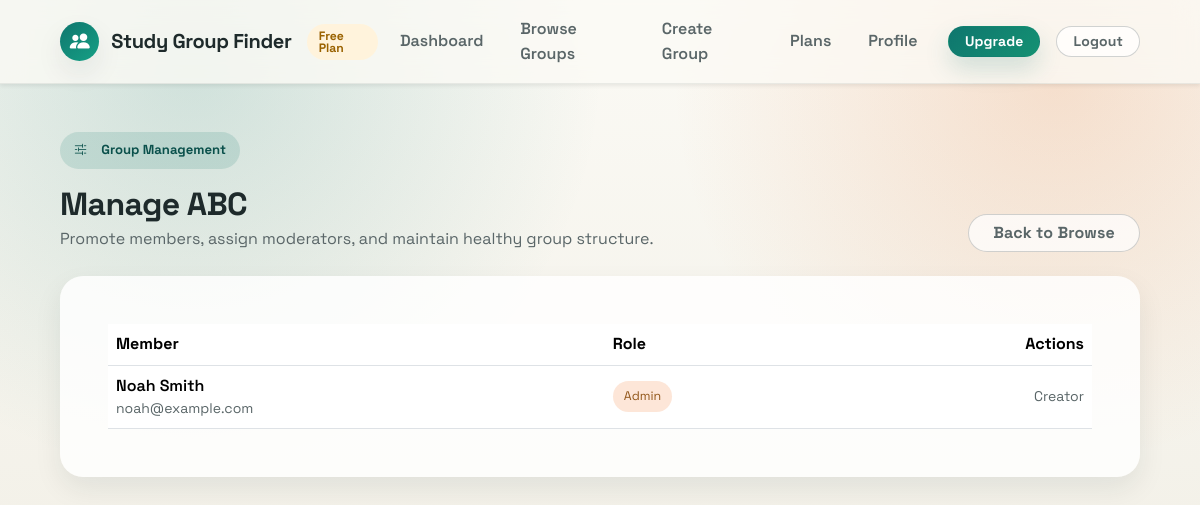
The app's page /groups/4/manage (signed in) with its own data.
### models/group.py (models this page shows, shortened)
class StudyGroup(db.Model):
    __tablename__ = "study_group"
    __table_args__ = (
        db.CheckConstraint("max_members >= 2", name="ck_study_group_max_members_min"),
        db.CheckConstraint(
            "length(trim(subject)) > 0", name="ck_study_group_subject_not_blank"
        ),
        db.Index("ix_study_group_subject", "subject"),
    )
    id = db.Column(db.Integer, primary_key=True)
    subject = db.Column(db.String(120), nullable=False)
    description = db.Column(db.Text, nullable=False)
    schedule = db.Column(db.String(255), nullable=False)
    max_members = db.Column(db.Integer, nullable=False, default=5)
    is_private = db.Column(db.Boolean, nullable=False, default=False, index=True)
    invite_token = db.Column(db.String(64), nullable=False, unique=True, default=_generate_invite_token)
    creator_id = db.Column(db.Integer, db.ForeignKey("user.id"), nullable=False)
    created_at = db.Column(db.DateTime, default=datetime.utcnow)
    creator = db.relationship("User", back_populates="created_groups")
    members = db.relationship(
        "GroupMember", back_populates="group", cascade="all, delete-orphan"
    )
    sessions = db.relationship(
        "GroupSession", back_populates="group", cascade="all, delete-orphan"
    )
    chat_messages = db.relationship(
        "ChatMessage", back_populates="group", cascade="all, delete-orphan"
    )

### models/membership.py (models this page shows)
class GroupMember(db.Model):
    __tablename__ = "group_member"
    __table_args__ = (
        db.CheckConstraint("role IN ('admin', 'moderator', 'member')", name="ck_group_member_role"),
        db.Index("ix_group_member_group_role", "group_id", "role"),
    )
    user_id = db.Column(db.Integer, db.ForeignKey("user.id"), primary_key=True)
    group_id = db.Column(db.Integer, db.ForeignKey("study_group.id"), primary_key=True)
    role = db.Column(db.String(20), nullable=False, default="member")
    joined_at = db.Column(db.DateTime, default=datetime.utcnow)
    user = db.relationship("User", back_populates="memberships")
    group = db.relationship("StudyGroup", back_populates="members")

### models/user.py (models this page shows, shortened)
class User(UserMixin, db.Model):
    __tablename__ = "user"
    __table_args__ = (
        db.CheckConstraint(
            "skill_level IN ('Beginner', 'Intermediate', 'Advanced')",
            name="ck_user_skill_level",
        ),
        db.CheckConstraint("length(trim(name)) > 0", name="ck_user_name_not_blank"),
        db.Index("ix_user_email", "email"),
    )
    id = db.Column(db.Integer, primary_key=True)
    name = db.Column(db.String(120), nullable=False)
    email = db.Column(db.String(255), unique=True, nullable=False)
    password_hash = db.Column(db.String(255), nullable=False)
    subjects = db.Column(db.Text, default="")
    skill_level = db.Column(db.String(50), default="Beginner")
    availability = db.Column(db.Text, default="")
    created_at = db.Column(db.DateTime, default=datetime.utcnow)
    memberships = db.relationship(
        "GroupMember", back_populates="user", cascade="all, delete-orphan"
    )
    created_groups = db.relationship("StudyGroup", back_populates="creator")
    subscriptions = db.relationship(
        "Subscription",
        back_populates="user",
        cascade="all, delete-orphan",
        order_by="Subscription.created_at.desc()",
    )
    chat_messages = db.relationship(
        "ChatMessage", back_populates="user", cascade="all, delete-orphan"
    )

### routes/group_routes.py (the view, shortened to what this page needs)
@group_bp.route("/<int:group_id>/manage", methods=["GET", "POST"])
@login_required
def manage_group(group_id):
    group = StudyGroup.query.get_or_404(group_id)
    role = get_user_role_in_group(current_user, group)
    if role != "admin":
        flash("Only group admins can manage this group.", "warning")
        return redirect(url_for("group.browse_groups"))
    memberships = get_group_memberships(group)
    return render_template(
        "group_manage.html",
        group=group,
        memberships=memberships,
    )

### models/user.py (called while the page is built)
@login_manager.user_loader
def load_user(user_id):
    return User.query.get(int(user_id))

### services/group_service.py (called while the page is built)
def _membership_lookup(user_id, group_id):
    return GroupMember.query.filter_by(user_id=user_id, group_id=group_id).first()

def get_user_role_in_group(user, group):
    membership = _membership_lookup(user.id, group.id)
    return membership.role if membership else None

def get_group_memberships(group):
    return GroupMember.query.filter_by(group_id=group.id).order_by(GroupMember.joined_at.asc()).all()

### services/subscription_service.py (called while the page is built)
def get_active_subscription(user):
    now = datetime.utcnow()
    return (
        Subscription.query.filter(
            Subscription.user_id == user.id,
            Subscription.status == "active",
            Subscription.end_date > now,
        )
        .order_by(Subscription.end_date.desc(), Subscription.created_at.desc())
        .first()
    )

def is_premium(user):
    active_subscription = get_active_subscription(user)
    return bool(active_subscription and active_subscription.plan_type == "premium")

def get_plan_badge_label(user):
    return "Premium Plan" if is_premium(user) else "Free Plan"

def get_usage_snapshot(user):
    created_count = StudyGroup.query.filter_by(creator_id=user.id).count()
    joined_count = GroupMember.query.filter_by(user_id=user.id).count()
    return {
        "is_premium": is_premium(user),
        "created_count": created_count,
        "joined_count": joined_count,
        "create_limit": FREE_GROUP_CREATE_LIMIT,
        "join_limit": FREE_GROUP_JOIN_LIMIT,
    }

### templates/group_manage.html (shortened to what this page needs)
{% extends 'base.html' %}
{% block content %}
<section class="d-flex align-items-end justify-content-between flex-wrap gap-3 mb-4">
    <div>
        <span class="hero-badge"><i class="bi bi-sliders2 me-2"></i>Group Management</span>
        <h1 class="h2 fw-bold mt-3 mb-1">Manage {{ group.subject }}</h1>
        <p class="text-muted mb-0">Promote members, assign moderators, and maintain healthy group structure.</p>
    </div>
    <a class="btn btn-outline-secondary px-4" href="{{ url_for('group.browse_groups') }}">Back to Browse</a>
</section>
<section class="card app-card border-0">
    <div class="card-body p-4 p-lg-5">
        {% if memberships %}
            <div class="table-responsive">
                <table class="table align-middle mb-0">
                    <thead>
                        <tr>
                            <th>Member</th>
                            <th>Role</th>
                            <th class="text-end">Actions</th>
                        </tr>
                    </thead>
                    <tbody>
                        {% for membership in memberships %}
                            <tr>
                                <td>
                                    <div class="fw-semibold">{{ membership.user.name }}</div>
                                    <div class="small text-muted">{{ membership.user.email }}</div>
                                </td>
                                <td>
                                    <span class="badge-soft">{{ membership.role|title }}</span>
                                </td>
                                <td class="text-end">
                                    {% if membership.user_id == group.creator_id %}
                                        <span class="small text-muted">Creator</span>
                                    {% endif %}
                                </td>
                            </tr>
                        {% endfor %}
                    </tbody>
                </table>
            </div>
        {% else %}
            <div class="empty-state rounded-4 p-4">
                <p class="mb-0 text-muted">No members found in this group.</p>
            </div>
        {% endif %}
    </div>
</section>
{% endblock %}

### static/style.css (style rules this page uses)
:root { --bg: #f6f6f0; --bg-strong: #efece2; --panel: rgba(255, 255, 255, 0.82); --panel-solid: #ffffff; --ink: #1e2a2b; --muted: #5a6668; --brand: #0f766e; --brand-dark: #0a504b; --brand-soft: #d7f0e7; --accent: #e47834; --accent-soft: #fde6d8; --danger: #b42318; --warning: #b54708; --success: #027a48; --border: rgba(26, 44, 46, 0.12); --shadow-soft: 0 12px 28px rgba(17, 40, 42, 0.08); --shadow-card: 0 20px 40px rgba(17, 40, 42, 0.12); --radius-xl: 1.45rem; --radius-lg: 1.15rem; --radius-md: 0.9rem; }
* { box-sizing: border-box; }
html, body { min-height: 100%; }
body { margin: 0; color: var(--ink); font-family: "Space Grotesk", "Segoe UI", sans-serif; line-height: 1.55; background-color: var(--bg); background-image: radial-gradient(circle at 16% 8%, rgba(15, 118, 110, 0.18) 0, rgba(15, 118, 110, 0) 33%), radial-gradient(circle at 88% 10%, rgba(228, 120, 52, 0.2) 0, rgba(228, 120, 52, 0) 30%), linear-gradient(180deg, #fbfaf5 0%, var(--bg-strong) 100%); background-attachment: fixed; }
h1, h2, h3, h4, h5, h6 { margin-top: 0; letter-spacing: -0.02em; }
p { margin-bottom: 0.85rem; }
.app-body { min-height: 100vh; }
.text-muted, .section-title, .mini-stat-label { color: var(--muted) !important; }
a { color: inherit; }
.hero-badge, .stat-chip, .app-badge, .timeline-chip, .member-pill { display: inline-flex; align-items: center; gap: 0.38rem; border-radius: 999px; font-weight: 700; }
.hero-badge, .stat-chip { font-size: 0.82rem; color: var(--brand-dark); background: rgba(15, 118, 110, 0.14); padding: 0.5rem 0.88rem; }
.hero-card, .app-card, .auth-panel, .dashboard-sidebar, .empty-state, .timeline-item, .profile-card { border: 1px solid var(--border); border-radius: var(--radius-xl) !important; background: var(--panel); backdrop-filter: blur(12px); box-shadow: var(--shadow-soft); }
.btn { border-radius: 999px; font-weight: 700; letter-spacing: 0.01em; transition: transform 170ms ease, box-shadow 170ms ease, background-color 170ms ease, border-color 170ms ease; }
.btn-outline-secondary { color: var(--muted); border-color: rgba(26, 44, 46, 0.2); background: rgba(255, 255, 255, 0.72); }
.badge-soft { display: inline-flex; align-items: center; border-radius: 999px; padding: 0.35rem 0.7rem; font-size: 0.78rem; color: #915619; background: var(--accent-soft); }

### records on screen
StudyGroup: subject "ABC"
GroupMember: user.name "Noah Smith", user.email "noah@example.com", role "Admin", shows "Creator"

### other values on screen
{{ current_plan_label }} "Free Plan"
